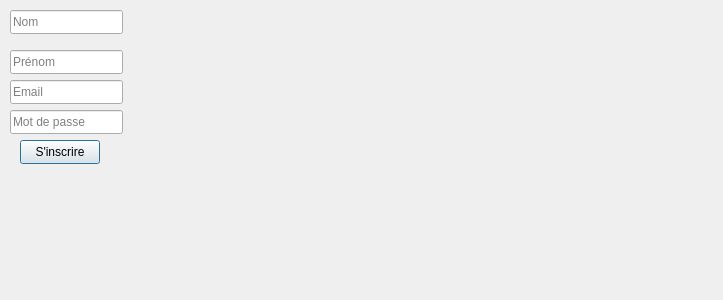
<?xml version="1.0" encoding="UTF-8"?>
<ui version="4.0">
 <class>DialogInscription</class>
 <widget class="QDialog" name="DialogInscription">
  <property name="geometry">
   <rect>
    <x>0</x>
    <y>0</y>
    <width>723</width>
    <height>300</height>
   </rect>
  </property>
  <property name="windowTitle">
   <string>Dialog</string>
  </property>
  <widget class="QLineEdit" name="txtNom">
   <property name="geometry">
    <rect>
     <x>10</x>
     <y>10</y>
     <width>113</width>
     <height>24</height>
    </rect>
   </property>
   <property name="placeholderText">
    <string>Nom</string>
   </property>
  </widget>
  <widget class="QLineEdit" name="txtPrenom">
   <property name="geometry">
    <rect>
     <x>10</x>
     <y>50</y>
     <width>113</width>
     <height>24</height>
    </rect>
   </property>
   <property name="placeholderText">
    <string>Prénom</string>
   </property>
  </widget>
  <widget class="QLineEdit" name="txtEmail">
   <property name="geometry">
    <rect>
     <x>10</x>
     <y>80</y>
     <width>113</width>
     <height>24</height>
    </rect>
   </property>
   <property name="placeholderText">
    <string>Email</string>
   </property>
  </widget>
  <widget class="QLineEdit" name="txtMotDePasse">
   <property name="geometry">
    <rect>
     <x>10</x>
     <y>110</y>
     <width>113</width>
     <height>24</height>
    </rect>
   </property>
   <property name="echoMode">
    <enum>QLineEdit::EchoMode::Password</enum>
   </property>
   <property name="placeholderText">
    <string>Mot de passe</string>
   </property>
  </widget>
  <widget class="QPushButton" name="btnInscrire">
   <property name="geometry">
    <rect>
     <x>20</x>
     <y>140</y>
     <width>80</width>
     <height>24</height>
    </rect>
   </property>
   <property name="text">
    <string>S'inscrire</string>
   </property>
  </widget>
 </widget>
 <resources/>
 <connections/>
</ui>
